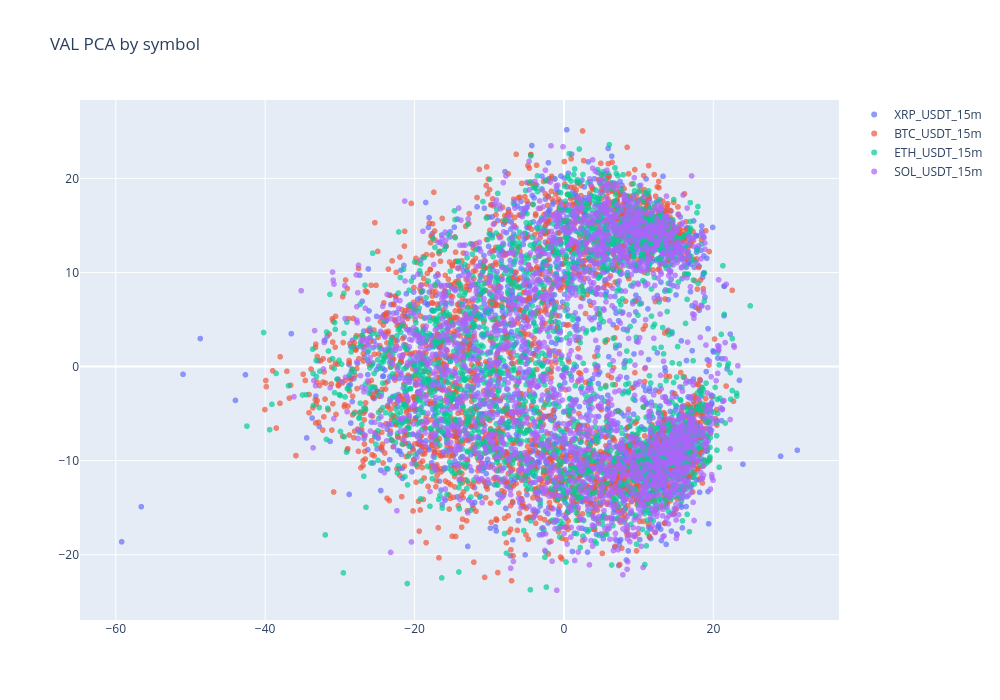

Notebook source saved alongside this figure:
### Code cell
scatter_projection(pca_view, f"{SPLIT.upper()} PCA by symbol", color_col="symbol")

### Figure 1 — Plotly figure (JSON) as saved in the notebook; plotly's stock layout.template omitted (floating-point values rounded to 4 significant figures; data arrays with more than 128 entries replaced by an {"elided": "..."} marker saying what was removed)
{"data": [{"customdata": {"elided": "2208x7 mixed values"}, "hovertemplate": "idx=%{customdata[0]}<br>symbol=%{customdata[1]}<br>timestamp=%{customdata[2]}<br>label=%{customdata[3]} pred=%{customdata[4]}<br>bucket=%{customdata[5]}<br>confidence=%{customdata[6]:.4f}<extra></extra>", "marker": {"opacity": 0.7, "size": 6}, "mode": "markers", "name": "XRP_USDT_15m", "type": "scattergl", "x": {"elided": "2208 float values"}, "y": {"elided": "2208 float values"}}, {"customdata": {"elided": "2208x7 mixed values"}, "hovertemplate": "idx=%{customdata[0]}<br>symbol=%{customdata[1]}<br>timestamp=%{customdata[2]}<br>label=%{customdata[3]} pred=%{customdata[4]}<br>bucket=%{customdata[5]}<br>confidence=%{customdata[6]:.4f}<extra></extra>", "marker": {"opacity": 0.7, "size": 6}, "mode": "markers", "name": "BTC_USDT_15m", "type": "scattergl", "x": {"elided": "2208 float values"}, "y": {"elided": "2208 float values"}}, {"customdata": {"elided": "2208x7 mixed values"}, "hovertemplate": "idx=%{customdata[0]}<br>symbol=%{customdata[1]}<br>timestamp=%{customdata[2]}<br>label=%{customdata[3]} pred=%{customdata[4]}<br>bucket=%{customdata[5]}<br>confidence=%{customdata[6]:.4f}<extra></extra>", "marker": {"opacity": 0.7, "size": 6}, "mode": "markers", "name": "ETH_USDT_15m", "type": "scattergl", "x": {"elided": "2208 float values"}, "y": {"elided": "2208 float values"}}, {"customdata": {"elided": "2208x7 mixed values"}, "hovertemplate": "idx=%{customdata[0]}<br>symbol=%{customdata[1]}<br>timestamp=%{customdata[2]}<br>label=%{customdata[3]} pred=%{customdata[4]}<br>bucket=%{customdata[5]}<br>confidence=%{customdata[6]:.4f}<extra></extra>", "marker": {"opacity": 0.7, "size": 6}, "mode": "markers", "name": "SOL_USDT_15m", "type": "scattergl", "x": {"elided": "2208 float values"}, "y": {"elided": "2208 float values"}}], "layout": {"height": 700, "title": {"text": "VAL PCA by symbol"}, "width": 1000}}
